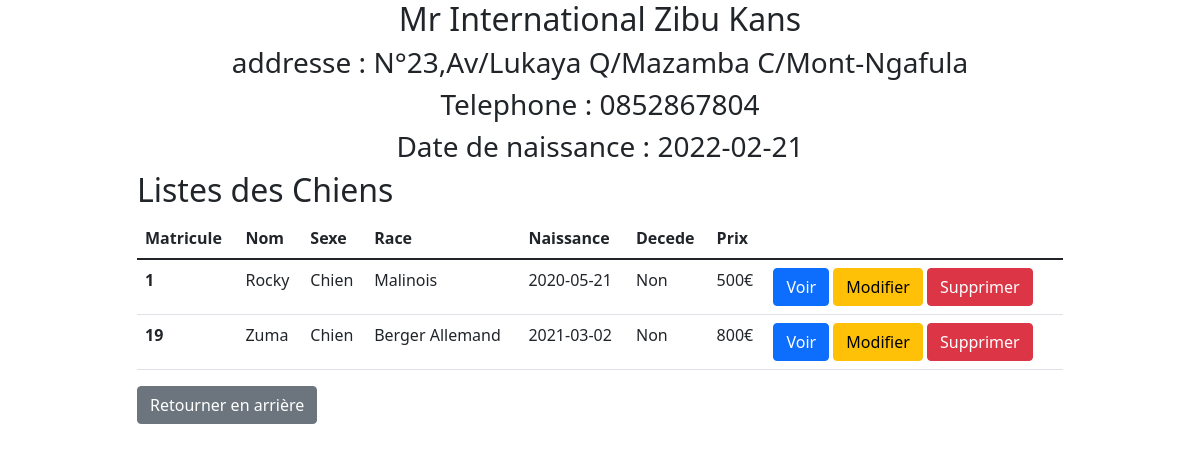
Screenshot of /membre/2 (signed in) with the database file from the repository.
### tables this page shows
CREATE TABLE `personnes` (
  `numero` int(11) NOT NULL,
  `nom` varchar(50) NOT NULL,
  `postnom` varchar(50) NOT NULL,
  `prenom` varchar(50) NOT NULL,
  `sexe` char(1) NOT NULL,
  `date_naissance` date NOT NULL,
  `adresse` text NOT NULL,
  `tel` varchar(13) NOT NULL,
  `created_at` datetime NOT NULL DEFAULT current_timestamp()
);

CREATE TABLE `chien_personne` (
  `id` int(11) NOT NULL,
  `personne_id` int(11) DEFAULT NULL,
  `chien_id` int(11) DEFAULT NULL,
  `date_acquisition` date NOT NULL,
  `date_cess` date DEFAULT NULL,
  `prix` double NOT NULL
);

CREATE TABLE `chiens` (
  `matricule` int(11) NOT NULL,
  `nom` varchar(50) NOT NULL,
  `sexe` varchar(50) NOT NULL,
  `race` varchar(50) NOT NULL,
  `date_naissance` date NOT NULL,
  `date_deces` date DEFAULT NULL,
  `numero_personne` int(11) DEFAULT NULL,
  `created_at` datetime NOT NULL DEFAULT current_timestamp()
);

### app/Controllers/BaseController.php (called while the page is built, shortened)
<?php
abstract class BaseController {
    protected $db;
    public function __construct(DBConnexion $db)
    {
        $this->db = $db;
    }
    protected function view(string $path, array $params = null)
    {
        $path = str_replace('.', DIRECTORY_SEPARATOR, $path);
        require VIEWS . $path .'.php';
        $content = ob_get_clean();
        require VIEWS . 'layout.php';
    }
    protected function getDB()
    {
        return $this->db;
    }
}

### app/Controllers/PersonneController.php (called while the page is built, shortened)
<?php
class PersonneController extends BaseController{
    public function membre(int $id)
    {
        $membre = new Personne($this->getDB());
        $membre = $membre->where('numero', $id);
        return $this->view('membres.show', compact('membre'));
    }
}

### routes/Route.php (called while the page is built, shortened)
<?php
class Route {
    public $path;
    public $action;
    public $matches;
    public function __construct($path, $action)
    {
        $this->path = trim($path, '/');
        $this->action = $action;
    }
    public function matches(string $url)
    {
        $path = preg_replace('#:([\w]+)#', '([^/]+)', $this->path);
        $pathToMatch = "#^$path$#";
        if (preg_match($pathToMatch, $url, $matches)) {
            $this->matches = $matches;
            return true;
        } else {
            return false;
        }
    }
    public function execute()
    {
        $params = explode('@', $this->action);
        $controller = new $params[0](new DBConnexion(DB_NAME, DB_HOST, DB_USER, DB_PWD));
        $method = $params[1];
        return isset($this->matches[1]) ? $controller->$method($this->matches[1]) : $controller->$method();
    }
}

### routes/Router.php (called while the page is built, shortened)
<?php
class Router {
    public $url;
    public $routes =[];
    public function __construct($url)
    {
        $this->url = trim($url, '/');
    }
    public function get(string $path, string $action)
    {
        $this->routes['GET'][] = new Route($path, $action);
    }
    public function post(string $path, string $action)
    {
        $this->routes['POST'][] = new Route($path, $action);
    }
    public function run()
    {
        foreach ($this->routes[$_SERVER['REQUEST_METHOD']] as $route) {
            if ($route->matches($this->url)) {
                return $route->execute();
            }
        }
        throw new NotFoundException("La page demandée est introuvable.");
    }
}

### public/index.php (called while the page is built, shortened)
<?php
$routeur = new Router($_GET['url']);
$routeur->get('/', 'App\COntrollers\PersonneController@index');
$routeur->get('/index.php', 'App\COntrollers\PersonneController@index');
$routeur->get('/gestion-des-membres', 'App\Controllers\PersonneController@membres');
$routeur->get('/membre/:id', 'App\Controllers\PersonneController@membre');
$routeur->post('/membre/delete/:id', 'App\Controllers\PersonneController@destroy');
$routeur->get('/nouveau-membre', 'App\Controllers\PersonneController@create');
$routeur->post('/membre/create', 'App\Controllers\PersonneController@createPost');
$routeur->get('/editer-membre/:id', 'App\Controllers\PersonneController@edit');
$routeur->post('/editer-membre/:id', 'App\Controllers\PersonneController@update');
$routeur->get('/gestion-des-chiens', 'App\Controllers\ChienController@chiens');
$routeur->get('/chien/:id', 'App\Controllers\ChienController@chien');
$routeur->post('/chien/delete/:id', 'App\Controllers\ChienController@destroy');
$routeur->get('/nouveau-chien', 'App\Controllers\ChienController@create');
$routeur->post('/chien/create', 'App\Controllers\ChienController@createPost');
$routeur->get('/concours', 'App\Controllers\ConcourController@index');
$routeur->get('/nouveau-concour', 'App\Controllers\ConcourController@create');
$routeur->post('/concours/create', 'App\Controllers\ConcourController@createPost');
$routeur->get('/concour/:id', 'App\Controllers\ConcourController@concour');
$routeur->post('/concour/delete/:id', 'App\Controllers\ConcourController@destroy');
$routeur->get('/ajouter-participation/:id', 'App\Controllers\ConcourController@add_participant');
$routeur->post('/participants', 'App\Controllers\ConcourController@addPost');
$routeur->get('/ajouter-vainqueur/:id', 'App\Controllers\ConcourController@add_vainqueur');
$routeur->get('/login', 'App\Controllers\UserController@login');
$routeur->post('/login', 'App\Controllers\UserController@loginPost');
$routeur->get('/logout', 'App\Controllers\UserController@logout');
try {
    $routeur->run();
} catch (NotFoundException $e) {
    return $e->_404();
}

### app/Models/Model.php (called while the page is built, shortened)
<?php
abstract class Model {
    protected $db;
    protected $table;
    public function __construct(DBConnexion $db)
    {
        $this->db = $db;
    }
    public function where(string $champ, $data): Model
    {
        return $this->query("SELECT * FROM {$this->table} WHERE {$champ} = ?", [$data], true);
    }
    public function query(string $sql, array $param = null, bool $single = null)
    {
        $method = is_null($param) ? 'query' : 'prepare';
        $fetch = is_null($single) ? 'fetchAll' : 'fetch';
        $stmt = $this->db->getPDO()->$method($sql);
        $stmt->setFetchMode(PDO::FETCH_CLASS, get_class($this), [$this->db]);
        if ($method === 'query') {
            return $stmt->$fetch();
        } else {
            $stmt->execute($param);
            return $stmt->$fetch();
        }
    }
}

### database/DBConnexion.php (called while the page is built, shortened)
<?php
class DBConnexion{
    private $db,
            $host,
            $user,
            $password,
            $pdo;
    public function __construct(string $db, string $host, string $user, string $password)
    {
        $this->db = $db;
        $this->host = $host;
        $this->user = $user;
        $this->password = $password;
    }
    public function getPDO(): PDO
    {
        return $this->pdo ?? $this->pdo = new PDO("mysql:dbname={$this->db};host={$this->host}", $this->user, $this->password, [
            PDO::ATTR_ERRMODE => PDO::ERRMODE_EXCEPTION,
            PDO::ATTR_DEFAULT_FETCH_MODE => PDO::FETCH_OBJ,
            PDO::MYSQL_ATTR_INIT_COMMAND => 'SET CHARACTER SET UTF8'
        ]);
    }
}

### app/Models/Personne.php (called while the page is built, shortened)
<?php
class Personne extends Model {
    public function getChiens()
    {
        return $this->query("
            SELECT c.*, cp.* FROM chiens c
            INNER JOIN chien_personne cp ON cp.chien_id = c.matricule
            WHERE cp.personne_id = ?
        ", [$this->numero]);
    }
}

### views/membres/show.php (the view)
<div class="container">
    <div class="row justify-content-center">
        <div class="col-md-10">
            <h2 class="text-center"><?= $params['membre']->sexe ? 'Mr ': 'Mme '?><?= $params['membre']->prenom." ".$params['membre']->nom." ".$params['membre']->postnom ?></h1>
            <h3 class="text-center"> addresse : <?= $params['membre']->adresse?></h3>
            <h3 class="text-center"> Telephone : <?= $params['membre']->tel?></h3>
            <h3 class="text-center"> Date de naissance : <?= $params['membre']->date_naissance?></h3>
        </div>
        <br>
        <br>
        <br>
        <br>
        <div class="col-md-10">
            <h2>Listes des Chiens</h2>
            <table class="table">
                <thead>
                  <tr>
                    <th scope="col">Matricule</th>
                    <th scope="col">Nom</th>
                    <th scope="col">Sexe</th>
                    <th scope="col">Race</th>
                    <th scope="col">Naissance</th>
                    <th scope="col">Decede</th>
                    <th scope="col">Prix</th>
                  </tr>
                </thead>
                <tbody>
                    <?php foreach($params['membre']->getChiens() as $chien) :?>
                        <tr>
                            <th scope="row"><?=$chien->matricule ?></th>
                            <td scope="col"><?=$chien->nom ?></td>
                            <td scope="col"><?=$chien->sexe=='M' ? 'Chien' : 'Chienne' ?></td>
                            <td scope="col"><?=$chien->race ?></td>
                            <td scope="col"><?=$chien->date_naissance ?></td>
                            <td scope="col"><?=is_null($chien->date_deces) ? 'Non' : 'Oui' ?></td>
                            <td scope="col"><?=$chien->prix."€" ?></td>
                            <td scope="col">
                                <a href="<?=BASE_URL?>chien/<?=$chien->matricule ?>" class="btn btn-primary">Voir</a>
                                <a href="" class="btn btn-warning">Modifier</a>
                                <form action="" method="POST" class="d-inline">
                                    <button type="submit" class="btn btn-danger">Supprimer</button>
                                </form>
                            </td>
                        </tr>
                    <?php endforeach;?>
                </tbody>
            </table>
            <a href="<?=BASE_URL?>gestion-des-membres" class="btn btn-secondary">Retourner en arrière</a>
        </div>
    </div>
</div>

### views/layout.php (shortened to what this page needs)
<!DOCTYPE html>
<html lang="en">
<head>
    <link rel="stylesheet" href="<?=SCRIPTS. 'css/app.css' ?>">
</head>
<body>
    <?= $content ?>
</body>
</html>

### rows the page displays
personnes: adresse "N°23,Av/Lukaya Q/Mazamba C/Mont-Ngafula", tel "0852867804", date_naissance "2022-02-21"
chien_personne: chien.matricule "1", chien.nom "Rocky", chien.race "Malinois", chien.date_naissance "2020-05-21", prix "500"
chien_personne: chien.matricule "19", chien.nom "Zuma", chien.race "Berger Allemand", chien.date_naissance "2021-03-02", prix "800"
